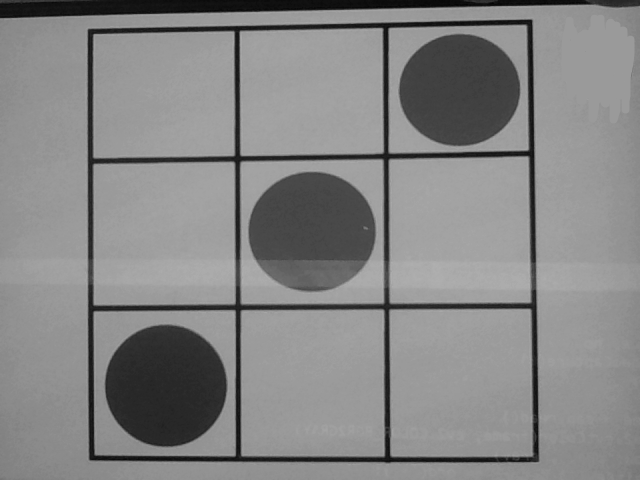
#> input picture test.png, 640 x 480 px
$ python test3.py   (Python 2 division)
#> lines starting #> are read from the running program, lines starting #| are printed output that depends on the picture; after the words box and inside, x2 and y2 are one past the last pixel; in counts of white or black regions, pixels touching at a corner belong together
import cv2
import numpy as np

img = cv2.imread('test.png')
#> img is the input picture: shape (480, 640, 3); min 3, max 178, mean 133.3


gray = cv2.cvtColor(img, cv2.COLOR_BGR2GRAY)
gray = np.float32(gray)

dst = cv2.cornerHarris(gray, 2, 3, 0.04)
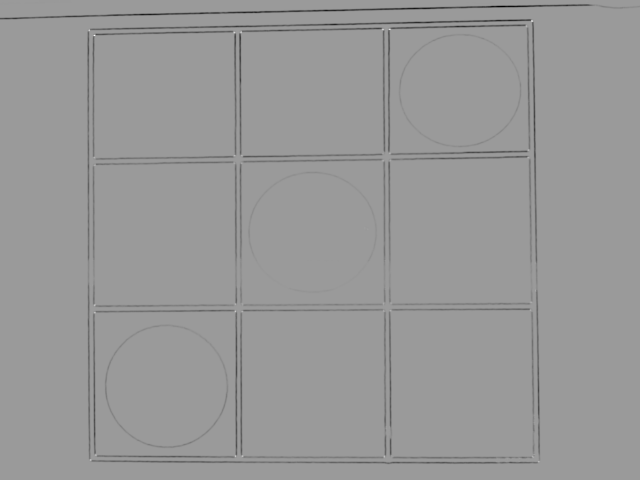
#> dst: shape (480, 640) float32; min -10401989, max 6801892, mean -136867.2; drawn with min black and max white

print dst
#> (printed output is left out)
dst = cv2.dilate(dst, None)
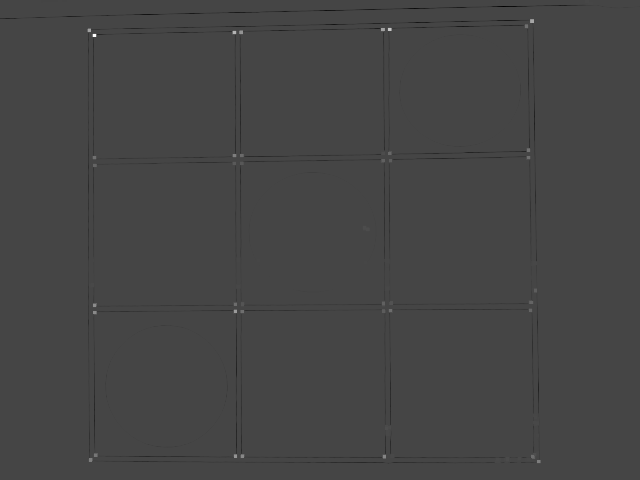
#> dst: shape (480, 640) float32; min -2544853.8, max 6801892, mean -10262; drawn with min black and max white
ret, dst = cv2.threshold(dst, 0.01 * dst.max(), 255, 0)
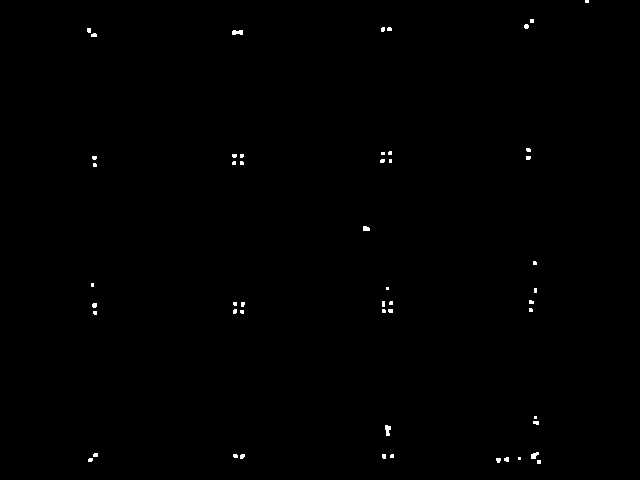
#> dst: shape (480, 640) float32; 0.31% white; 51 white regions (40 under 20 px), largest, box (x1, y1, x2, y2) and area: (385, 425, 391, 436) 48, (232, 30, 243, 35) 47, (531, 452, 539, 459) 38
#> ret = 68018.9
dst = np.uint8(dst)
ret, labels, stats, centroids = cv2.connectedComponentsWithStats(dst)
#> labels: shape (480, 640) int32; 52 distinct labels, from 0 to 51
#> ret = 52; stats = 52 rows, first 6: [0, 0, 640, 480, 306260], [585, 0, 4, 3, 12], [530, 19, 4, 4, 16], [524, 24, 5, 5, 21], [381, 27, 4, 5, 18], [387, 27, 5, 4, 18]; centroids = 52 pairs, first value 88.58 to 586.5, second value 1 to 461.5
criteria = (cv2.TERM_CRITERIA_EPS + cv2.TERM_CRITERIA_MAX_ITER, 100, 0.001)
corners = cv2.cornerSubPix(gray, np.float32(
    centroids), (5, 5), (-1, -1), criteria)
#> corners = 52 pairs, first value 87.57 to 588.9, second value 4.15 to 461.4
print corners
#> (printed output is left out)


img[dst > 0.01 * dst.max()] = [0, 0, 255]
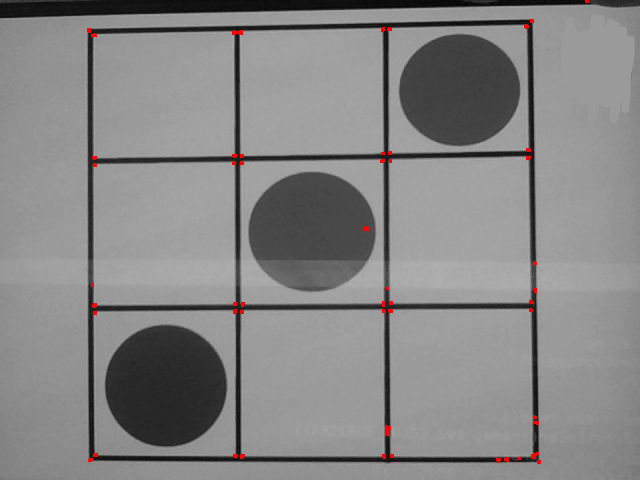
#> img: shape (480, 640, 3); 0.31% of pixels changed, all inside (x1, y1, x2, y2) = (87, 0, 589, 464)

cv2.imshow('test', dst)
cv2.imshow('te', img)


cv2.waitKey(0)
cv2.destroyAllWindows()
